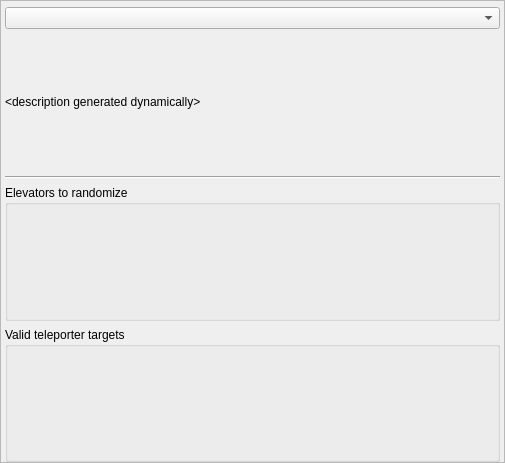
<?xml version="1.0" encoding="UTF-8"?>
<ui version="4.0">
 <class>PresetTeleportersPlanetsZebeth</class>
 <widget class="QMainWindow" name="PresetTeleportersPlanetsZebeth">
  <property name="geometry">
   <rect>
    <x>0</x>
    <y>0</y>
    <width>505</width>
    <height>463</height>
   </rect>
  </property>
  <property name="windowTitle">
   <string>Elevators</string>
  </property>
  <widget class="QWidget" name="centralWidget">
   <property name="maximumSize">
    <size>
     <width>16777215</width>
     <height>16777215</height>
    </size>
   </property>
   <layout class="QVBoxLayout" name="teleporter_parent_layout">
    <property name="leftMargin">
     <number>0</number>
    </property>
    <property name="topMargin">
     <number>0</number>
    </property>
    <property name="rightMargin">
     <number>0</number>
    </property>
    <property name="bottomMargin">
     <number>0</number>
    </property>
    <item>
     <widget class="QScrollArea" name="teleporter_scroll_area">
      <property name="widgetResizable">
       <bool>true</bool>
      </property>
      <widget class="QWidget" name="teleporter_scroll_area_contents">
       <property name="geometry">
        <rect>
         <x>0</x>
         <y>0</y>
         <width>503</width>
         <height>461</height>
        </rect>
       </property>
       <layout class="QVBoxLayout" name="teleporters_layout">
        <property name="leftMargin">
         <number>4</number>
        </property>
        <property name="topMargin">
         <number>6</number>
        </property>
        <property name="rightMargin">
         <number>4</number>
        </property>
        <property name="bottomMargin">
         <number>0</number>
        </property>
        <item>
         <widget class="ScrollProtectedComboBox" name="teleporters_combo"/>
        </item>
        <item>
         <widget class="QLabel" name="teleporters_description_label">
          <property name="text">
           <string>&lt;html&gt;&lt;head/&gt;&lt;body&gt;&lt;p&gt;&amp;lt;description generated dynamically&amp;gt;&lt;/p&gt;&lt;/body&gt;&lt;/html&gt;</string>
          </property>
          <property name="scaledContents">
           <bool>true</bool>
          </property>
          <property name="wordWrap">
           <bool>true</bool>
          </property>
         </widget>
        </item>
        <item>
         <widget class="Line" name="teleporters_line_2">
          <property name="orientation">
           <enum>Qt::Orientation::Horizontal</enum>
          </property>
         </widget>
        </item>
        <item>
         <widget class="QGroupBox" name="teleporters_source_group">
          <property name="title">
           <string>Elevators to randomize</string>
          </property>
          <layout class="QGridLayout" name="teleporters_source_layout">
           <property name="leftMargin">
            <number>1</number>
           </property>
           <property name="topMargin">
            <number>1</number>
           </property>
           <property name="rightMargin">
            <number>1</number>
           </property>
           <property name="bottomMargin">
            <number>1</number>
           </property>
           <property name="spacing">
            <number>3</number>
           </property>
          </layout>
         </widget>
        </item>
        <item>
         <widget class="QGroupBox" name="teleporters_target_group">
          <property name="title">
           <string>Valid teleporter targets</string>
          </property>
          <layout class="QGridLayout" name="teleporters_target_layout">
           <property name="leftMargin">
            <number>1</number>
           </property>
           <property name="topMargin">
            <number>1</number>
           </property>
           <property name="rightMargin">
            <number>1</number>
           </property>
           <property name="bottomMargin">
            <number>1</number>
           </property>
           <property name="spacing">
            <number>3</number>
           </property>
          </layout>
         </widget>
        </item>
       </layout>
      </widget>
     </widget>
    </item>
   </layout>
  </widget>
 </widget>
 <layoutdefault spacing="6" margin="11"/>
 <customwidgets>
  <customwidget>
   <class>ScrollProtectedComboBox</class>
   <extends>QComboBox</extends>
   <header>randovania/gui/lib/scroll_protected.h</header>
  </customwidget>
 </customwidgets>
 <resources/>
 <connections/>
</ui>
